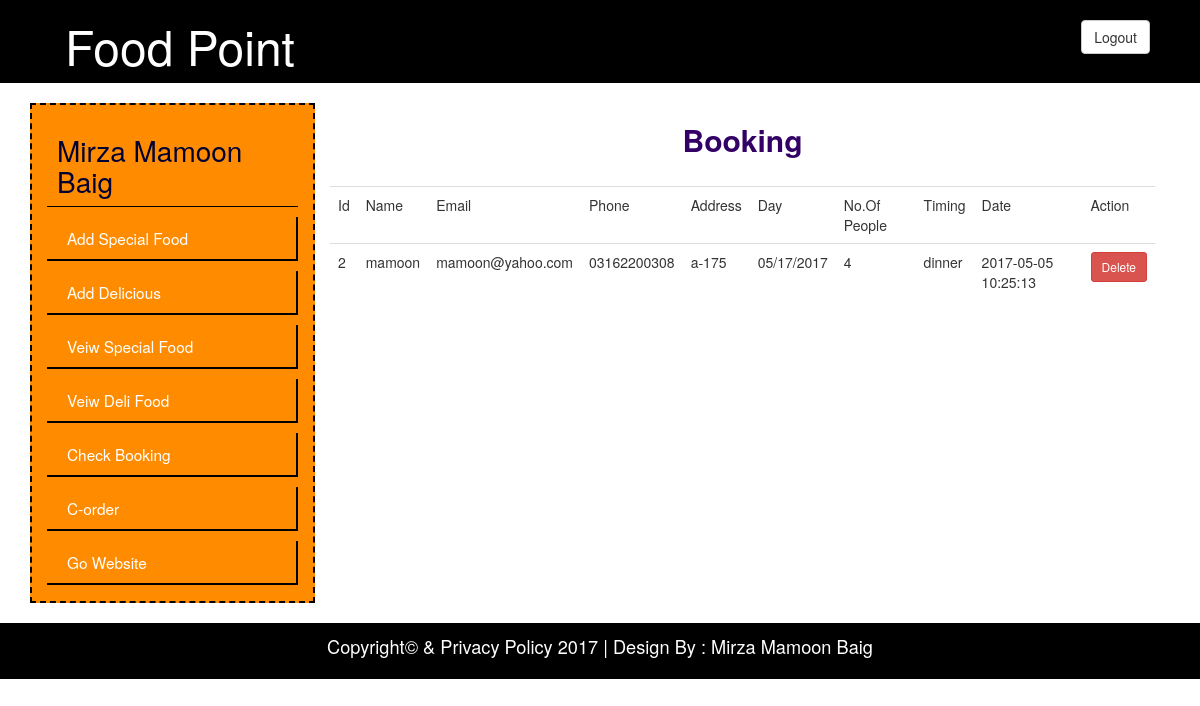
Page /admin_area/booking.php (signed in) on the earlier database version.
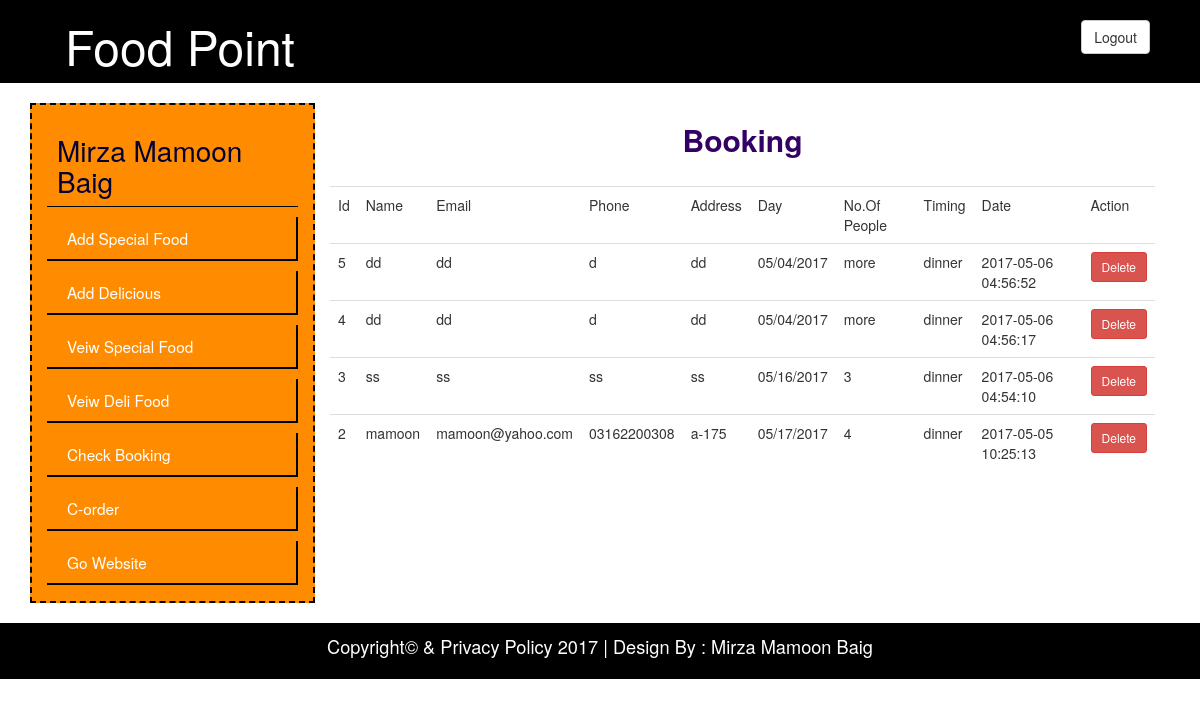
Same page on the later database version.
### tables this page shows
CREATE TABLE IF NOT EXISTS `booking` (
  `id` int(11) NOT NULL AUTO_INCREMENT,
  `name` varchar(20) NOT NULL,
  `email` varchar(20) NOT NULL,
  `phone` varchar(20) NOT NULL,
  `address` varchar(100) NOT NULL,
  `day` varchar(50) NOT NULL,
  `people` varchar(50) NOT NULL,
  `timing` varchar(50) NOT NULL,
  `date` datetime NOT NULL,
  PRIMARY KEY (`id`),
  UNIQUE KEY `id` (`id`)
);

### admin_area/booking.php (the view, shortened to what this page needs)
<?php
include("header.php");
include("sidebar.php");
?>
<div class="col-md-9" align="center">
<h2 align="center" id="wl">Booking</h2><br>
    <div class="table table-hover table-responsive ">
<table width="500" border="0" class="table table-hover table-responsive ">
  <tr class="table_c">
    <td>Id</td>
    <td>Name</td>
    <td>Email</td>
    <td>Phone</td>
    <td>Address</td>
    <td>Day</td>
    <td>No.Of People</td>
    <td>Timing</td>
    <td>Date</td>
    <td>Action</td>
  </tr>
  <?php
  $sql2=mysqli_query($con,"select * from `booking` ORDER BY id DESC") or die (mysqli_error());
 while( $row2=mysqli_fetch_array($sql2)){
  ?>
  <tr class="table_c">
    <td><?php echo $row2[0];?></td>
    <td><?php echo $row2[1];?></td>
    <td><?php echo $row2[2];?></td>
    <td><?php echo $row2[3];?></td>
    <td><?php echo $row2[4];?></td>
    <td><?php echo $row2[5];?></td>
    <td><?php echo $row2[6];?></td>
    <td><?php echo $row2[7];?></td>
    <td><?php echo $row2[8];?></td>
    <td>
    <a href="booking.php?id=<?php echo $row2[0];?>" class="btn btn-danger btn-sm">Delete</a>
    </td>
    <?php
 }
    ?>
  </tr>
</table>
</div>
</div>
</div>
<br>
<?php
include("footer.php");
?>

### admin_area/header.php (shortened to what this page needs)
<!doctype html>
<html>
<head>
<link rel="stylesheet" href="css/bootstrap.min.css">
</head>
<body>
<header class="header">
<div class="container">
<div class="logo col-md-4">
<h3><a href="home.php">Food Point</a></h3>
</div>
<a href="logout.php"><input type="submit" value="Logout" class="btn btn-default btn2 pull-right"></a>
</div>
</header>
<br>

### admin_area/sidebar.php (shortened to what this page needs)
<div class="container">
<div class="col-md-3 col-sm-4 sidebar">
<h3>
<?php
    	if(isset($_SESSION['admin'])){
			echo $_SESSION['admin'];
			}else{
				echo "<script>
				document.location='index.php';
				</script>";
				}
	?>
</h3>
<ul class="list-unstyled">
<li><a href="add_special_food.php">Add Special Food</a></li>
<li><a href="add_deli_food.php">Add Delicious</a></li>
<li><a href="view_special_food.php">Veiw Special Food</a></li>
<li><a href="view_deli_food.php">Veiw Deli Food</a></li>
<li><a href="booking.php">Check Booking</a></li>
<li><a href="c_order.php">C-order</a></li>
<li><a href="../index.php" target="_blank">Go Website</a></li>
</ul>
</div>

### admin_area/footer.php
<footer class="footer">
<div class="container">
<p>Copyright&copy; &amp; Privacy Policy 2017 | Design By : Mirza Mamoon Baig</p>
</div>
</footer>
</body>
</html>

### admin_area/header.php (style rules this page uses)
.header { background-color:#000 !important; }
.logo h3 a { font-size:2em; text-decoration:none; padding:20px; color:#FFF !important; }
.btn2 { margin:20px !important; }
.sidebar { background-color:rgb(255, 140, 0); height:500px; border:2px #000 dashed; }
.sidebar h3 { padding:10px; color:#003; border-bottom:1px solid #000; font-size:2em; }
.sidebar li a { text-decoration:none; color:#FFF; font-size:1.1em; margin:10px !important; -webkit-transition:all 500ms ease; }
#wl { color:#306; font-weight:bold; }
.sidebar li { margin-top:10px; padding:10px; border-bottom:2px solid #000; border-right:2px solid #000; }
.footer { background-color:#000; padding:10px; color:#FFF; font-size:1.3em; text-align:center; }

Differences in the rows shown:
added booking: id "5", name "dd", email "dd", phone "d", address "dd", day "05/04/2017", people "more", timing "dinner", date "2017-05-06 04:56:52"
added booking: id "4", name "dd", email "dd", phone "d", address "dd", day "05/04/2017", people "more", timing "dinner", date "2017-05-06 04:56:17"
added booking: id "3", name "ss", email "ss", phone "ss", address "ss", day "05/16/2017", people "3", timing "dinner", date "2017-05-06 04:54:10"
